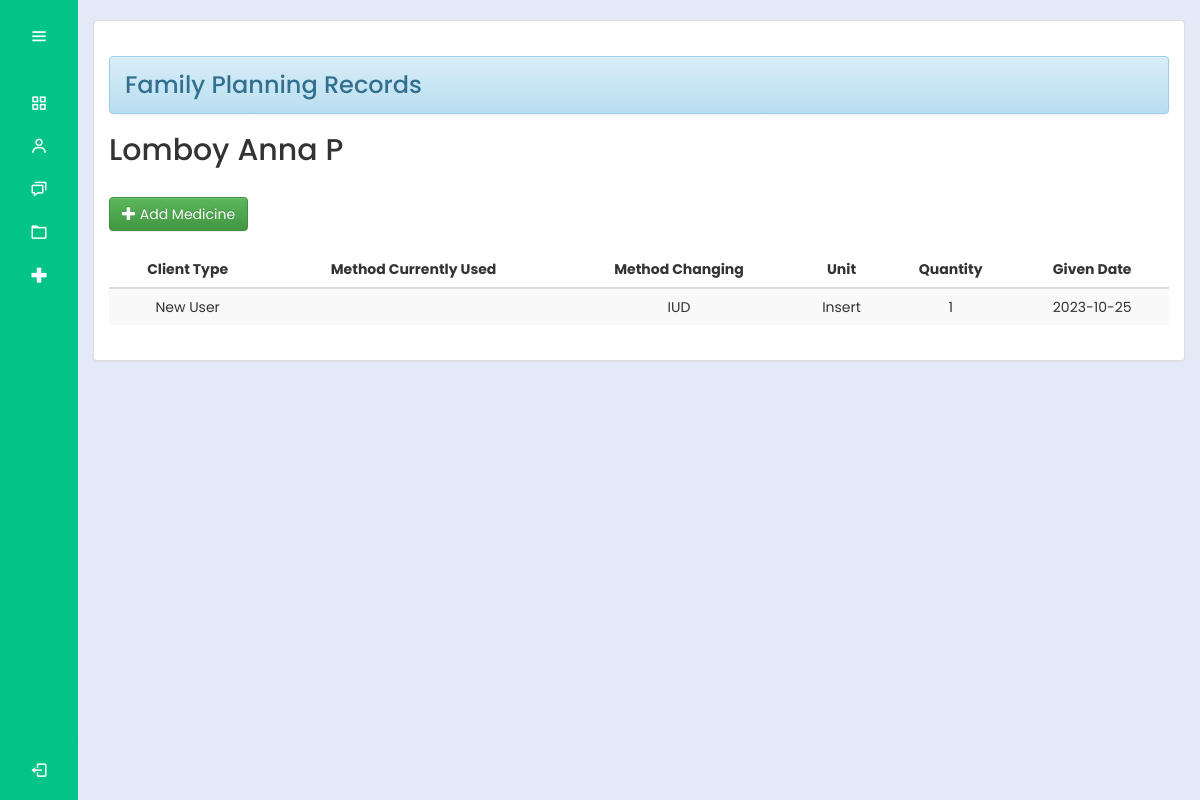
/bhw/individual_records_FP.php?residentId=310 (signed in), run on the app's committed database.
### tables this page shows
CREATE TABLE `residentrecords` (
  `residentId` int(30) NOT NULL,
  `productId` int(30) NOT NULL,
  `lastName` varchar(200) NOT NULL,
  `firstName` varchar(200) NOT NULL,
  `middleName` varchar(200) NOT NULL,
  `dateBirth` date NOT NULL,
  `age` int(10) NOT NULL,
  `sex` varchar(10) NOT NULL,
  `civilStatus` varchar(20) NOT NULL,
  `address` varchar(100) NOT NULL,
  `contactNumber` varchar(11) NOT NULL
);

CREATE TABLE `contraceptivemethod_request` (
  `contraceptiveId` int(100) NOT NULL,
  `residentId` varchar(100) NOT NULL,
  `lastName` varchar(100) NOT NULL,
  `firstName` varchar(100) NOT NULL,
  `middleName` varchar(100) NOT NULL,
  `productId` varchar(100) NOT NULL,
  `productName` varchar(100) NOT NULL,
  `unit` varchar(50) NOT NULL,
  `quantity_req` int(100) NOT NULL,
  `givenDate` date NOT NULL,
  `clientType` varchar(100) NOT NULL,
  `changingMethod` varchar(50) NOT NULL,
  `reason` varchar(200) NOT NULL
);

### bhw/individual_records_FP.php (the view, shortened to what this page needs)
<?php
@include "../connection/connect.php";
if(isset($_SESSION['user_data'])){
?>
<!DOCTYPE html>
<html lang="en">
<head>
  <link rel="stylesheet" href="../cssmainmenu/style.css">
  <link href='https://unpkg.com/boxicons@2.1.4/css/boxicons.min.css' rel='stylesheet'>
  <link rel = "stylesheet" type = "text/css" href = "../css/bootstrap.css " />
  <link rel = "stylesheet" type = "text/css" href = "../css/style.css" />
  <link rel="stylesheet" href="https://maxcdn.bootstrapcdn.com/bootstrap/3.3.5/css/bootstrap.min.css">
  <link rel="stylesheet" href="https://maxcdn.bootstrapcdn.com/bootstrap/3.3.5/css/bootstrap-theme.min.css">
<link rel="stylesheet" href="https://maxcdn.bootstrapcdn.com/bootstrap/3.3.5/css/bootstrap-theme.min.css">
</head>
<body>
<?php try {
    include_once('side_menu.php');
} catch (Exception $e) {
    echo "Error: " . $e->getMessage();
}
 ?>
  <section class="home-section">
   <br>
				<div class="container-fluid">
		<div class="panel panel-default">
			<div class="panel-body">
				<h3><div class="alert alert-info">Family Planning Records</div></h3>
        <div>
                  <?php
                if (isset($_GET['residentId'])) {
                      $desiredresidentId = $_GET['residentId'];
                      $query = $mysqli->query("SELECT * FROM residentrecords WHERE residentId = '$desiredresidentId'");
                      while ($fetch = $query->fetch_assoc()) {
                        echo '<h2>' .  $fetch['lastName'] . ' ' . $fetch['firstName'] . ' ' . $fetch['middleName']. '</h2>';
                    }
                  } else {
                    echo '<tr><td colspan="3">Resident ID not provided in the URL.</td></tr>';
                }
                ?>
              </div>
              <br />
                <?php
                    if (isset($_GET['residentId'])) {
                        $residentId = $_GET['residentId'];
                        echo '<a class="btn btn-success" href="add_contraceptive.php?residentId=' . $residentId . '"><i class="glyphicon glyphicon-plus"></i> Add Medicine</a>';
                    } else {
                        echo '<p>Resident ID not provided.</p>';
                    }
                  ?>
                  <br /><br />
                  <table id="table" class="table table-striped table-hover">
                    <thead>
                      <tr>
                        <th style="text-align: center;">Client Type</th>
                        <th style="text-align: center;">Method Currently Used</th>
                        <th style="text-align: center;">Method Changing</th>
                        <th style="text-align: center;">Unit</th>
                        <th style="text-align: center;">Quantity</th>
                        <th style="text-align: center;">Given Date</th>
                      </tr>
                    </thead>
                <tbody>
              <?php
              if (isset($_GET['residentId'])) {
                  $query = $mysqli->query("SELECT * FROM contraceptivemethod_request WHERE residentId = '$desiredresidentId' ORDER BY givenDate DESC");
                  if ($query->num_rows > 0) {
                      while ($fetch = $query->fetch_assoc()) {
                          echo '<tr>';
                          echo '<td style="text-align: center;">' . $fetch['clientType'] . '</td>';
                          echo '<td style="text-align: center;">' . $fetch['changingMethod'] . '</td>';
                          echo '<td style="text-align: center;">'. $fetch['productName'] . '</td>';
                          echo '<td style="text-align: center;">' . $fetch['unit'] . '</td>';
                          echo '<td style="text-align: center;">' . $fetch['quantity_req'] . '</td>';
                          echo '<td style="text-align: center;">' . $fetch['givenDate'] . '</td>';
                          echo '</tr>';
                      }
                  } else {
                      echo '<tr><td colspan="3">No records found! </td></tr>';
                  }
              } else {
                  echo '<tr><td colspan="3">Resident ID not provided in the URL.</td></tr>';
              }
              ?>
              </tbody>
          </table>
        </div>
      </div>
    </div>
  </section>
</body>
</html>
<?php
}
else{
	header("Location:.././index.php?error=UnAuthorized Access");
}

### cssmainmenu/style.css (style rules this page uses)
:root { --color-default: #04c487; --color-second:#04c487; --color-white:#fff; --color-body:#e4e9f7; --color-light:#e0e0e0; }
* { padding: 0%; margin: 0%; box-sizing: border-box; font-family: 'Poppins', sans-serif; }
body { min-height: 100vh; }
.home-section { position: relative; background-color: var(--color-body); min-height: 100vh; top:0; left:78px; width: calc(100% - 78px); transition: all .5s ease; z-index: 2; }

### css/style.css (style rules this page uses)
body { font-family: Arial, sans-serif; }

### data on the page
residentrecords: lastName "Lomboy", firstName "Anna", middleName "P"
contraceptivemethod_request: clientType "New User", productName "IUD", unit "Insert", quantity_req "1", givenDate "2023-10-25"
